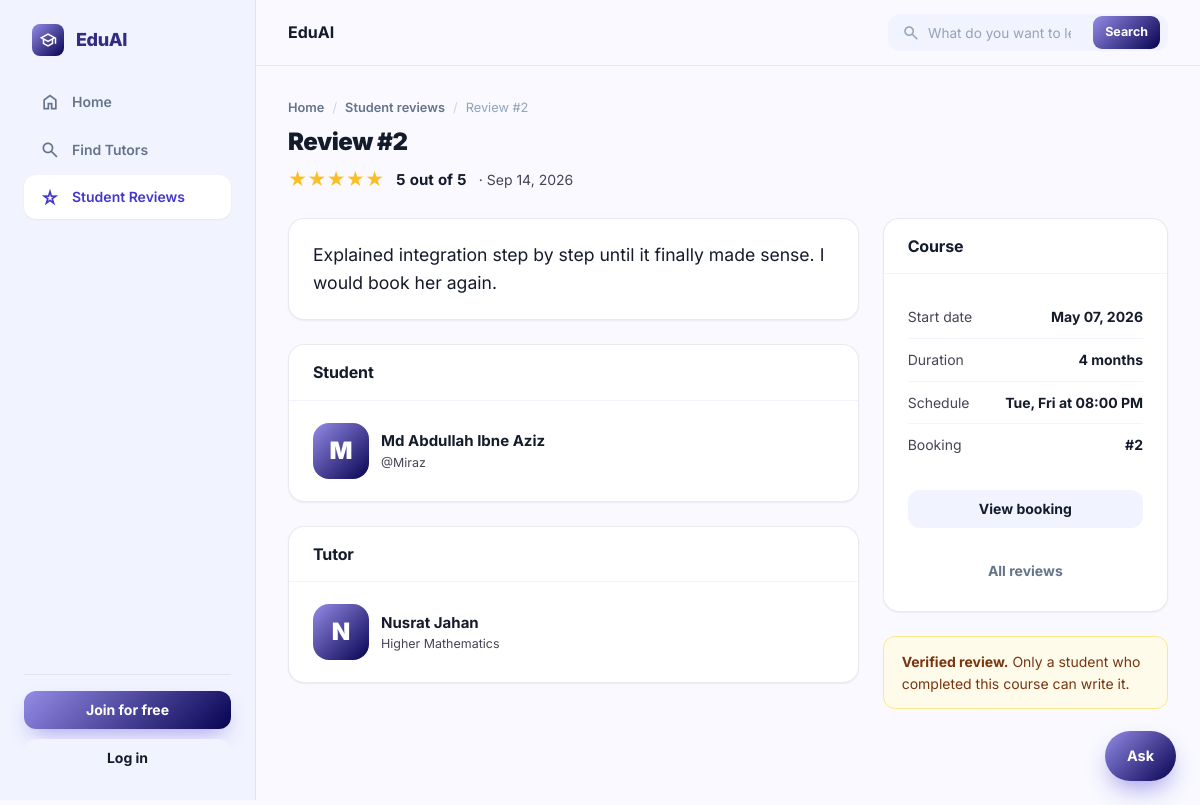
Page /reviews/2/ on the committed database.
### reviews/models.py (models this page shows, shortened)
class Review(models.Model):
    booking = models.OneToOneField(Booking, on_delete=models.CASCADE, related_name='review')
    rating = models.IntegerField(choices=[(i, i) for i in range(1, 6)])
    comment = models.TextField()
    created_at = models.DateTimeField(auto_now_add=True)

### bookings/models.py (models this page shows, shortened)
class Booking(models.Model):
    STATUS_CHOICES = (
        ('pending', 'Pending'),
        ('confirmed', 'Confirmed'),
        ('completed', 'Completed'),
        ('rejected', 'Rejected'),
        ('cancelled', 'Cancelled'),
    )
    student = models.ForeignKey(User, on_delete=models.CASCADE, related_name='student_bookings')
    tutor = models.ForeignKey(User, on_delete=models.CASCADE, related_name='tutor_bookings')
    date     = models.DateField()
    months   = models.PositiveIntegerField(default=1, validators=[MinValueValidator(1)])
    course   = models.ForeignKey(
        Course, on_delete=models.SET_NULL,
        null=True, blank=True, related_name='bookings'
    )
    status   = models.CharField(max_length=10, choices=STATUS_CHOICES, default='pending')
    agreed_monthly_rate = models.DecimalField(
        max_digits=10, decimal_places=2, null=True, blank=True,
        help_text='Monthly rate captured at booking time'
    )
    meet_link = models.URLField(blank=True, default='', help_text='Google Meet / Zoom link set by tutor')
    tutor_message = models.TextField(blank=True, default='', help_text='Message from tutor to student')
    created_at = models.DateTimeField(auto_now_add=True)
    updated_at = models.DateTimeField(auto_now=True)
    class Meta:
        ordering = ['-created_at']
    @property
    def subject(self):
        return self.course.subject if self.course else 'Tutoring'

### accounts/models.py (models this page shows, shortened)
class User(AbstractUser):
    ROLE_CHOICES = (
        ('student', 'Student'),
        ('tutor', 'Tutor'),
    )
    VERIFICATION_STATUS_CHOICES = (
        ('unverified', 'Not submitted'),
        ('pending', 'Pending review'),
        ('verified', 'Verified'),
        ('rejected', 'Rejected'),
    )
    role = models.CharField(max_length=10, choices=ROLE_CHOICES)
    avatar = models.ImageField(upload_to='avatars/', blank=True, null=True)
    phone = models.CharField(max_length=20, blank=True, null=True)
    education = models.CharField(max_length=150, blank=True, null=True,
                                  help_text='e.g. BSc in CSE, Dhaka University')
    id_card_number = models.CharField(max_length=40, blank=True, null=True,
                                      help_text='University ID card number')
    id_card_front = models.ImageField(upload_to='id_cards/', storage=private_storage,
                                      blank=True, null=True)
    id_card_back = models.ImageField(upload_to='id_cards/', storage=private_storage,
                                     blank=True, null=True)
    bio = models.TextField(blank=True, null=True)
    nid_number = models.CharField(max_length=30, blank=True, null=True)
    nid_image = models.ImageField(upload_to='nid_cards/', storage=private_storage,
                                  blank=True, null=True,
                                  help_text='Photo/scan of the NID — required for tutor registration')
    nid_verification_status = models.CharField(
        max_length=10, choices=VERIFICATION_STATUS_CHOICES, default='unverified',
    )

### tutors/models.py (models this page shows, shortened)
class Course(models.Model):
    DAY_CHOICES = [
        ('0', 'Sun'), ('1', 'Mon'), ('2', 'Tue'), ('3', 'Wed'),
        ('4', 'Thu'), ('5', 'Fri'), ('6', 'Sat'),
    ]
    tutor = models.ForeignKey(User, on_delete=models.CASCADE,
                              related_name='courses')
    subject = models.CharField(max_length=60,
                               help_text="The subject, as a student would search for it")
    name = models.CharField(max_length=120,
                            help_text='What you call this course')
    days = models.CharField(max_length=50,
                            help_text="Comma separated days like '0,2,4'")
    time = models.TimeField(help_text='When the class starts')
    months = models.PositiveIntegerField(
        default=1, validators=[MinValueValidator(1)],
        help_text='How many months the course runs')
    monthly_rate = models.DecimalField(
        max_digits=10, decimal_places=2, validators=[MinValueValidator(1)],
        help_text='What a student pays per month')
    is_active = models.BooleanField(
        default=True, help_text='Uncheck to stop taking new students')
    created_at = models.DateTimeField(auto_now_add=True)
    updated_at = models.DateTimeField(auto_now=True)
    class Meta:
        ordering = ['subject', 'name']
    @property
    def day_names(self):
        labels = dict(self.DAY_CHOICES)
        return [labels[d.strip()] for d in self.days.split(',')
                if d.strip() in labels]
    @property
    def schedule_display(self):
        days = ', '.join(self.day_names)
        return f'{days} at {self.time:%I:%M %p}' if days else f'{self.time:%I:%M %p}'

### reviews/views.py (the view)
# urls.py: path('<int:pk>/', views.review_detail_view, name='review-detail'),
def review_detail_view(request, pk):
    review = get_object_or_404(Review, pk=pk)
    context = {
        'review': review,
    }
    return render(request, 'reviews/detail.html', context)

### chatbot/context_processors.py (called while the page is built)
def assistant(request):
    return {'chat_starters': json.dumps(list(_starters(request.user)))}

### chatbot/views.py (called while the page is built, shortened)
def _starters(user):
    if not user.is_authenticated:
        return ('How much does a tutor cost?',
                'How do I book a tutor?',
                'How do refunds work?',
                'How do I become a tutor?')

### quick_tutor/templatetags/assets.py (called while the page is built)
def _version(path):
    try:
        absolute = finders.find(path)
        if absolute and os.path.exists(absolute):
            return str(int(os.path.getmtime(absolute)))
    except Exception:                      # pragma: no cover - never break a page
        pass
    return ''

@register.simple_tag
def static_v(path):
    url = static(path)
    if settings.DEBUG:
        stamp = _version(path)
    else:
        if path not in _versions:
            _versions[path] = _version(path)
        stamp = _versions[path]
    return f'{url}?v={stamp}' if stamp else url

### templates/reviews/detail.html (shortened to what this page needs)
{% extends 'base/luminary_base.html' %}
{% block nav_reviews %}is-active{% endblock %}
{% block page_title %}Review #{{ review.id }}{% endblock %}
{% block breadcrumbs %}
<nav class="crumbs" aria-label="Breadcrumb">
  <a href="/">Home</a> <span aria-hidden="true">/</span>
  <a href="/reviews/">Student reviews</a> <span aria-hidden="true">/</span>
  <span>Review #{{ review.id }}</span>
</nav>
{% endblock %}
{% block page_subtitle %}
<div class="row" style="margin-top:10px">
  <span class="rating__stars" style="font-size:1.15rem">{% for i in "12345" %}{% if forloop.counter <= review.rating %}★{% else %}☆{% endif %}{% endfor %}</span>
  <span class="rating__value num">{{ review.rating }} out of 5</span>
  <span class="small muted">· {{ review.created_at|date:'M d, Y' }}</span>
</div>
{% endblock %}
{% block content %}
<div class="grid grid--detail">
  <div class="stack">
    <section class="card">
      <div class="card__body">
        <p style="font-size:1.1rem;line-height:1.6">{{ review.comment }}</p>
      </div>
    </section>
    <div class="grid grid--2">
      <section class="card">
        <div class="card__head"><h3>Student</h3></div>
        <div class="card__body row">
          <span class="avatar avatar--lg">{{ review.booking.student.username|upper|first }}</span>
          <div>
            <p class="strong">{{ review.booking.student.get_full_name|default:review.booking.student.username }}</p>
            <p class="xsmall muted">@{{ review.booking.student.username }}</p>
          </div>
        </div>
      </section>
      <section class="card">
        <div class="card__head"><h3>Tutor</h3></div>
        <div class="card__body row">
          <span class="avatar avatar--lg">{{ review.booking.tutor.username|upper|first }}</span>
          <div>
            <p class="strong">{{ review.booking.tutor.get_full_name|default:review.booking.tutor.username }}</p>
            {% if review.booking.tutor.tutor_profile %}
            <p class="xsmall muted">{{ review.booking.subject }}</p>
            {% endif %}
          </div>
        </div>
      </section>
    </div>
  </div>
  <aside class="stack">
    <div class="card">
      <div class="card__head"><h3>Course</h3></div>
      <div class="card__body stack">
        <dl class="deflist">
          <dt>Start date</dt><dd>{{ review.booking.date|date:'M d, Y' }}</dd>
          <dt>Duration</dt><dd>{{ review.booking.months }} month{{ review.booking.months|pluralize }}</dd>
          {% if review.booking.course %}
          <dt>Schedule</dt><dd>{{ review.booking.course.schedule_display }}</dd>
          {% endif %}
          <dt>Booking</dt><dd>#{{ review.booking.id }}</dd>
        </dl>
        <a href="/bookings/{{ review.booking.id }}/" class="btn btn--secondary btn--block">View booking</a>
        <a href="/reviews/" class="btn btn--quiet btn--block">All reviews</a>
      </div>
    </div>
    <div class="notice">
      <strong>Verified review.</strong> Only a student who completed this course can write it.
    </div>
  </aside>
</div>
{% endblock %}

### rows in the picture
Review: id "2", rating "5", created_at "Sep 14, 2026", comment "Explained integration step by step until it finally made sense. I would book her again.", booking.student.username|first "M", booking.student.get_full_name "Md Abdullah Ibne Aziz", booking.student.username "Miraz", booking.tutor.username|first "N", booking.tutor.get_full_name "Nusrat Jahan", booking.subject "Higher Mathematics", booking "May 07, 2026", booking.months "4", booking.course.schedule_display "Tue, Fri at 08:00 PM", booking.id "2"
